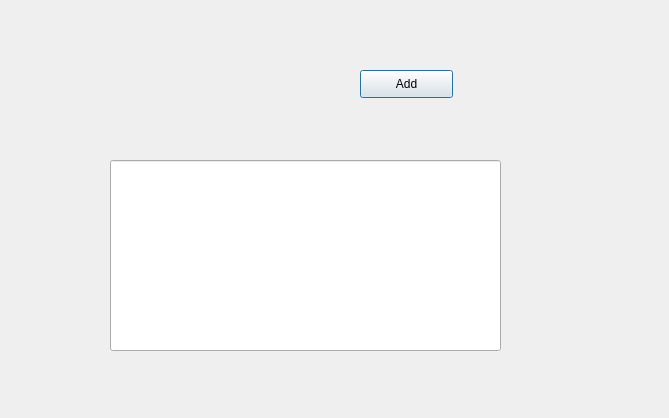
<?xml version="1.0" encoding="UTF-8"?>
<ui version="4.0">
 <class>Teacher</class>
 <widget class="QDialog" name="Teacher">
  <property name="geometry">
   <rect>
    <x>0</x>
    <y>0</y>
    <width>669</width>
    <height>418</height>
   </rect>
  </property>
  <property name="windowTitle">
   <string>Dialog</string>
  </property>
  <widget class="QLineEdit" name="deviceTableView">
   <property name="geometry">
    <rect>
     <x>110</x>
     <y>160</y>
     <width>391</width>
     <height>191</height>
    </rect>
   </property>
  </widget>
  <widget class="QPushButton" name="addDeviceButton">
   <property name="geometry">
    <rect>
     <x>360</x>
     <y>70</y>
     <width>93</width>
     <height>28</height>
    </rect>
   </property>
   <property name="text">
    <string>Add</string>
   </property>
  </widget>
 </widget>
 <resources/>
 <connections/>
</ui>
